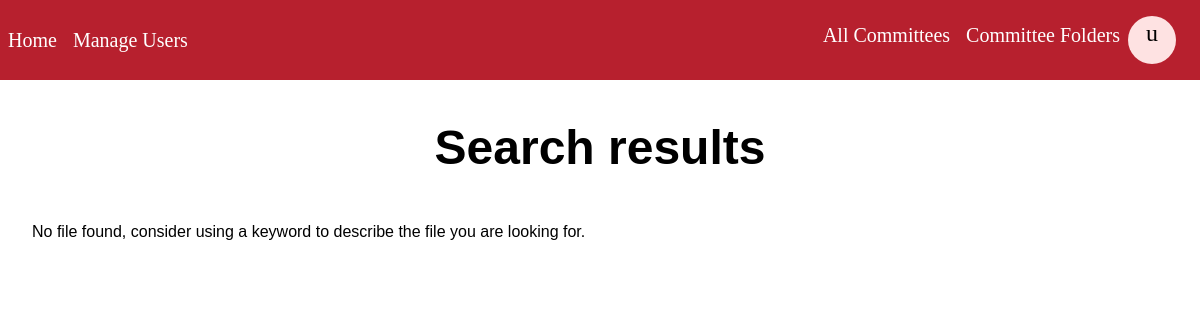
The app's page /searched-files.html/ (signed in), older data.
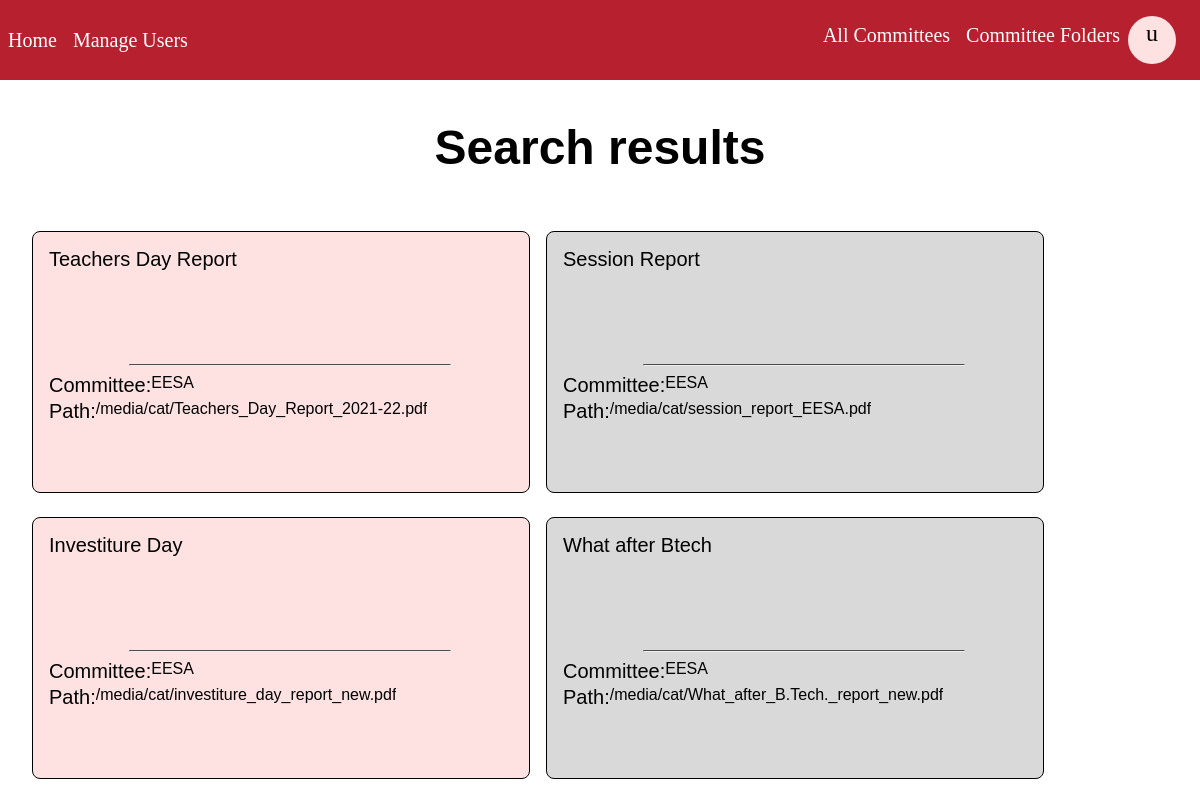
The same page, newer data.
### base/models.py (models this page shows, shortened)
class User(AbstractUser):
    avatar = models.ImageField(null = True, upload_to = "images/", blank = True)
    honorific = models.CharField(max_length = 200, null = True, blank = True)
    pname = models.CharField(max_length = 200, null = True)
    email = models.EmailField(unique = True, null = True)
    position = models.CharField(max_length = 200, null = True)
    number = models.BigIntegerField(null = True)
    department = models.ForeignKey(Department,on_delete=models.SET_NULL,null=True)
    is_verified = models.BooleanField(default = False)
    auth_token = models.CharField(max_length = 200)
    password_token = models.CharField(max_length = 200)
    USERNAME_FIELD = 'email'
    REQUIRED_FIELDS = ['pname', 'username']

class File(models.Model):
    name = models.CharField(max_length=500,null=False)
    file = models.FileField(max_length=20000,upload_to='cat/')
    keywords = models.TextField(max_length=1000,null=True,blank=True)
    directory = models.CharField(max_length=10000)
    committee = models.ForeignKey(Committees,on_delete=models.CASCADE,null=True,blank=True)

class Committees(models.Model):
    name = models.CharField(max_length = 200)
    description = models.TextField(null = True, blank=True)
    goal = models.TextField(null = True, blank=True)
    objective = models.TextField(null = True, blank=True)
    level = models.CharField(max_length = 200)
    updated = models.DateTimeField(auto_now = True)
    created = models.DateTimeField(auto_now_add = True)
    convener = models.ManyToManyField(User,related_name='convener',null=True,blank=True)
    members = models.ManyToManyField(User,related_name='members',null=True,blank=True)
    staff = models.ManyToManyField(User,related_name='staff',null=True,blank=True)
    def __str__(self):
        return self.name

### base/views.py (the view)
# urls.py: path('searched-files.html/', views.search_files, name = 'search-files'),
@login_required(login_url = 'login')
def search_files(request):
    if request.GET.get('q') != None:
        q = request.GET.get('q')
    else:
        q = ''
    user = request.user
    committees = Committees.objects.filter(members=user) | Committees.objects.filter(convener=user) | Committees.objects.filter(staff=user)
    filtered_files = File.objects.filter(
        (Q(name__icontains = q) | Q(keywords__icontains = q) | Q(committee__name__icontains = q) | Q(file__icontains = q))
    )
    committee_list=[]
    for c in committees:
        committee_list.append(c.name)
    bool_list=[]
    search_file_paths=[]
    for file in filtered_files:
        search_file_paths.append(str(settings.MEDIA_URL) + str(file.file))
        if str(file.committee) in committee_list:
            bool_list.append(True)
        else:
            bool_list.append(False)
    files_context = []
    for i in range(len(filtered_files)):
        files_context.append([filtered_files[i],search_file_paths[i],bool_list[i]])
    context={
        'committees':committee_list,
        'files_context':files_context,
        'search_files':filtered_files,
        'search_file_paths':search_file_paths,
    }
    return render(request,'base/searched-files.html',context)

### base/templates/base/searched-files.html (shortened to what this page needs)
{% extends 'main.html' %}
{% load static %}
{% block content %}
<div class = "content">
  <head>
</head>
<h1 style = "font-size: 6vh; text-align: center; margin-top: 15vh;">Search results</h1>
<div class="file_display">
  {% if files_context %}
      {% for f in files_context %}
          <div class="file_card">
              <a class="name_file" href="{{ f.1 }}">{{ f.0.name }}</a>
              <hr style="border-top: 0.2vh solid #4d4c4c; width: 40vh; margin-left: 10vh; margin-top: 2vh;">
              <div class="card_content">
                  <div class="location">
                      <label style="font-size: 2.5vh;">Committee:</label>
                      <p class="path">{{ f.0.committee }}</p>
                  </div>
                  <div class="location">
                      <label style="font-size: 2.5vh;">Path:</label>
                      <p class="path">{{ f.1 }}</p>
                  </div>
              </div>
          </div>
          <br>
      {% endfor %}
  {% else %}
      <p>No file found, consider using a keyword to describe the file you are looking for.</p>
  {% endif %}
</div>
{% endblock content %}

### template/main.html (shortened to what this page needs)
<!DOCTYPE html>
{% load static %}
<html lang="en">
<head>
</head>
<body>
    {% include 'navbar.html' %}
    {% block content %}{% endblock content %}
</body>
</html>

### template/navbar.html (shortened to what this page needs)
{% block content %}
        <div class = "navbar">
            <div class = "left">
                <a href = "{% url 'home' %}" class = "navlinks">Home</a>
                {% if request.user.is_superuser %}
                    <a href = "{% url 'users_allowed' %}" class = "navlinks">Manage Users</a>
                {% endif %}
            </div>
            <div class = "right">
            {% if request.user.is_authenticated %}
                    <a href = "{% url 'committees_list' %}" class = "navlinks">All Committees</a>
                {% if request.user.is_superuser %}
                    <a href="{% url 'file-start' %}" class="navlinks">Committee Folders</a>
                {% else %}
                    <a href="{% url 'file-start' %}" class="navlinks">My Committees</a>
                {% endif %}
                    <div class="dropdown-main">
                        {% if request.user.avatar %}
                            <img src="{{ request.user.avatar.url }}" class="profile-avatar" alt="User Avatar">
                        {% else %}
                            <div class="profile-circle"><p>{{ request.user.pname|slice:":1" }}</p></div>
                        {% endif %}
                    </div>
            {% else %}
                <a href="{% url 'login' %}" class="navlinks">Login</a>
            {% endif %}
            </div>
        </div>
{% endblock content %}

### template/main.html (style rules this page uses)
.dropdown-main { display: inline-block; position: relative; }
.profile-circle { width: 2vh; height: 2vh; border-radius: 50%; display: flex; align-items: center; justify-content: center; }
.profile-circle { display: inline-block; width: 6vh; height: 6vh; line-height: 30px; border-radius: 50%; background-color: #FEE2E2; color: black; text-align: center; margin: 0; margin-right: 1vw; }
.profile-circle p { font-size: 3vh; padding: 0; transform: translateY(6%); margin: 0; }
.navbar { width: 100vw; position: fixed; top: 0; left: 0; right: 0; height: 10vh; background-color: #B7202E; display: flex; justify-content: space-between; align-items: center; box-sizing: border-box; z-index: 9999; }
.right { display: flex; margin-right: 1vw; }
.left { margin-right: auto; display: flex; }
.content { margin-top: 10vh; font-family: 'Trebuchet MS', 'Lucida Sans Unicode', 'Lucida Grande', 'Lucida Sans', Arial, sans-serif; }
.navlinks { text-decoration: none; color: white; margin: 0; padding: 1vh; font-size: 2.5vh; font-family: 'Times New Roman', Times, serif; }

### base/templates/base/searched-files.html (style rules this page uses)
body { margin: 0; }
.file_display { display: flex; flex-wrap: wrap; justify-content: flex-start; margin-top: 2vh; margin-left: 4vh; margin-bottom: 10vh; }
.file_card { width: 58vh; max-width: 58vh; height: 30vh; border-radius: 1vh; border-style: solid; border-width: 0.2vh; border-color: black; display: flex; flex-direction: column; padding: 2vh; padding-bottom: 0.5vh; margin-top: 3vh; margin-right: 2vh; }
.file_card:nth-of-type(odd) { background-color: #FEE2E2; }
.file_card:nth-of-type(even) { background-color: #D9D9D9; }
.name_file { text-decoration: none; color: black; font-size: 2.5vh; word-wrap: break-word; overflow: hidden; overflow-y: scroll; height: 13vh; }
.card_content { height: 15vh; margin-top: auto; }
.path { padding: 0; margin: 0; font-size: 2vh; word-break: break-all; padding-bottom: 1vh; overflow: hidden; }
.location { display: flex }
label { margin: 0; padding: 0; }

Row changes from the older to the newer data that the page shows:
added File: name "Teachers Day Report", committee.name "EESA", f "/media/cat/Teachers_Day_Report_2021-22.pdf"
added File: name "Session Report", committee.name "EESA", f "/media/cat/session_report_EESA.pdf"
added File: name "Investiture Day", committee.name "EESA", f "/media/cat/investiture_day_report_new.pdf"
added File: name "What after Btech", committee.name "EESA", f "/media/cat/What_after_B.Tech._report_new.pdf"
Text that changed along with them:
text no longer shown: "No file found, consider using a keyword to describe the file you are looking for."
